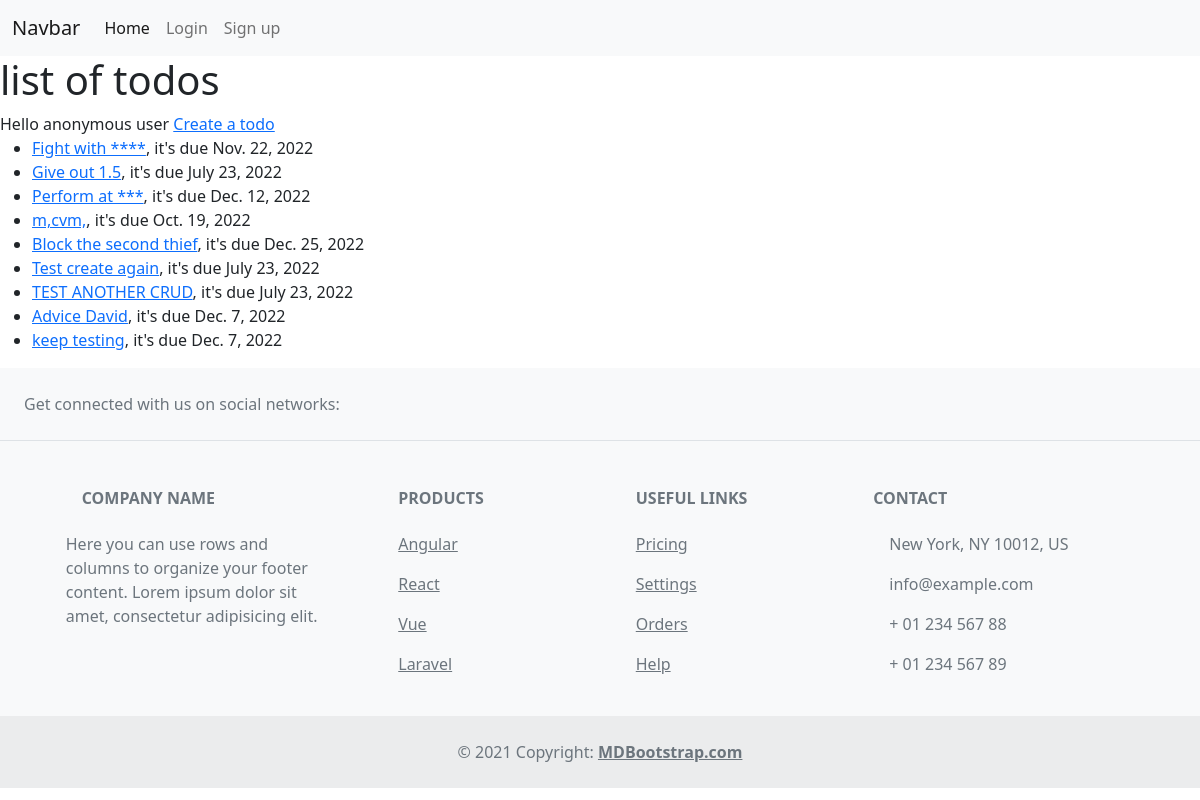
/home/, run on the app's committed database.
### todoapp/models.py (models this page shows)
class Todo(models.Model):
    taskname = models.CharField(max_length=100)
    due_date = models.DateField()
    def __str__(self):
        return self.taskname

### todoapp/views.py (the view)
# urls.py: path('home/', todo_list),
def todo_list(request):
    todos = Todo.objects.all()
    print(todos)
    context = {
        "todo_list" : todos
    }
    return render(request, "todoapp/todo_list.html", context)

### todoapp/templates/todoapp/todo_list.html
{% extends 'todo_list2.html' %}
{% block content %}
    <h1>list of todos</h1>
    {% if request.user.is_authenticated %}
        Hello {{ request.user.username}}
    {% else %}
        Hello anonymous user
    {% endif %}
    <a href="/create">Create a todo</a>
    <ul>
        {% for todo in todo_list %}
            <li><a href="/{{todo.id}}">{{todo.taskname}}</a>, it's due {{todo.due_date}}</li>
        {% endfor %}
    </ul>
{% endblock %}

### templates/todo_list2.html (shortened to what this page needs)
<!DOCTYPE html>
<html lang="en">
<head>
    <link href="https://cdn.jsdelivr.net/npm/bootstrap@5.2.3/dist/css/bootstrap.min.css" rel="stylesheet">
</head>
<body>
    <nav class="navbar navbar-expand-lg bg-light">
        <div class="container-fluid">
          <a class="navbar-brand" href="#">Navbar</a>
          <div class="collapse navbar-collapse" id="navbarNav">
            <ul class="navbar-nav">
              <li class="nav-item">
                <a class="nav-link active" aria-current="page" href="#">Home</a>
              </li>
              {% if user.is_authenticated %}
              <li class="nav-item">
                <a class="nav-link" href="/create">Create a todo</a>
              </li>
              <li class="nav-item">
                <a class="nav-link" href="{% url 'logout' %}">Logout</a>
              </li>
              {% else %}
              <li class="nav-item">
                <a class="nav-link" href="{% url 'login' %}">Login</a>
              </li>
              <li class="nav-item">
                <a class="nav-link" href="{% url 'register_user' %}">Sign up</a>
              </li>
              {% endif %}
            </ul>
          </div>
        </div>
    </nav>
  <div>
    {% block content %}{% endblock %}
  </div>
<footer class="text-center text-lg-start bg-light text-muted">
    <section class="d-flex justify-content-center justify-content-lg-between p-4 border-bottom">
      <div class="me-5 d-none d-lg-block">
        <span>Get connected with us on social networks:</span>
      </div>
      <div>
      </div>
    </section>
    <section class="">
      <div class="container text-center text-md-start mt-5">
        <div class="row mt-3">
          <div class="col-md-3 col-lg-4 col-xl-3 mx-auto mb-4">
            <h6 class="text-uppercase fw-bold mb-4">
              Company name
            </h6>
            <p>
              Here you can use rows and columns to organize your footer content. Lorem ipsum
              dolor sit amet, consectetur adipisicing elit.
            </p>
          </div>
          <div class="col-md-2 col-lg-2 col-xl-2 mx-auto mb-4">
            <h6 class="text-uppercase fw-bold mb-4">
              Products
            </h6>
            <p>
              <a href="#!" class="text-reset">Angular</a>
            </p>
            <p>
              <a href="#!" class="text-reset">React</a>
            </p>
            <p>
              <a href="#!" class="text-reset">Vue</a>
            </p>
            <p>
              <a href="#!" class="text-reset">Laravel</a>
            </p>
          </div>
          <div class="col-md-3 col-lg-2 col-xl-2 mx-auto mb-4">
            <h6 class="text-uppercase fw-bold mb-4">
              Useful links
            </h6>
            <p>
              <a href="#!" class="text-reset">Pricing</a>
            </p>
            <p>
              <a href="#!" class="text-reset">Settings</a>
            </p>
            <p>
              <a href="#!" class="text-reset">Orders</a>
            </p>
            <p>
              <a href="#!" class="text-reset">Help</a>
            </p>
          </div>
          <div class="col-md-4 col-lg-3 col-xl-3 mx-auto mb-md-0 mb-4">
            <h6 class="text-uppercase fw-bold mb-4">Contact</h6>
            <p> New York, NY 10012, US</p>
            <p>
              info@example.com
            </p>
            <p> + 01 234 567 88</p>
            <p> + 01 234 567 89</p>
          </div>
        </div>
      </div>
    </section>
    <div class="text-center p-4" style="background-color: rgba(0, 0, 0, 0.05);">
      © 2021 Copyright:
      <a class="text-reset fw-bold" href="https://mdbootstrap.com/">MDBootstrap.com</a>
    </div>
  </footer>
</body>
</html>

### data on the page
Todo: taskname "Fight with ****", due_date "Nov. 22, 2022"
Todo: taskname "Give out 1.5", due_date "July 23, 2022"
Todo: taskname "Perform at ***", due_date "Dec. 12, 2022"
Todo: taskname "m,cvm,", due_date "Oct. 19, 2022"
Todo: taskname "Block the second thief", due_date "Dec. 25, 2022"
Todo: taskname "Test create again", due_date "July 23, 2022"
Todo: taskname "TEST ANOTHER CRUD", due_date "July 23, 2022"
Todo: taskname "Advice David", due_date "Dec. 7, 2022"
Todo: taskname "keep testing", due_date "Dec. 7, 2022"
